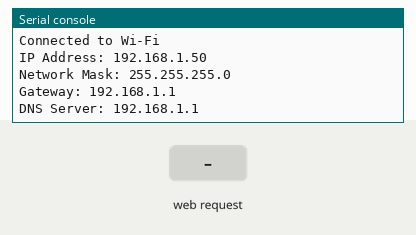
Simulated run of this program. Board: Raspberry Pi Pico running MicroPython. Parts: the last lines printed to the serial console. The test bench sets the inputs (shaded band). WiFi joins after 1.5 s.

Above: at 3.2 s.
3.3 s: HTTP request GET / received
At 4.3 s:
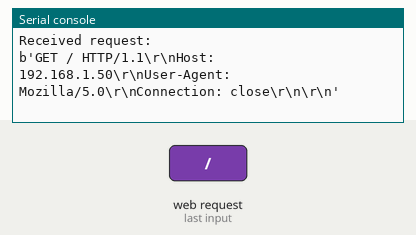
4.8 s: HTTP request GET /hello received
At 5.2 s:
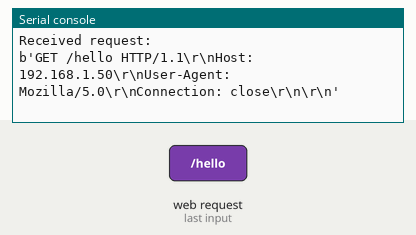
6.3 s: HTTP request GET /status received
At 7.6 s:
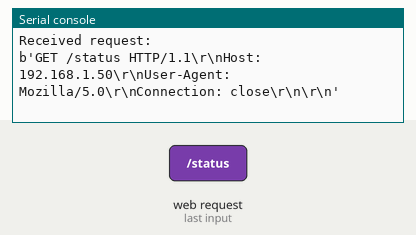

The program:

api_server.py
```python
import socket
import time

import network

# Wi-Fi Station
wlan = network.WLAN(network.STA_IF)
wlan.active(True)
wlan.connect('SSID', 'PASSWORD')
while not wlan.isconnected():
    time.sleep(1)
print('Connected to Wi-Fi')
print('IP Address:', wlan.ifconfig()[0])
print('Network Mask:', wlan.ifconfig()[1])
print('Gateway:', wlan.ifconfig()[2])
print('DNS Server:', wlan.ifconfig()[3])


# HTTP Server
def handle_request(client_socket):
    request = client_socket.recv(1024)
    print('Received request:')
    print(request)

    try:
        request_line = request.decode().split('\r\n')[0]
        method, path, _ = request_line.split()

        if path == '/':
            response_body = '{"response": "Root path"}'
        elif path == '/hello':
            response_body = '{"response": "Hello from MicroPython!"}'
        elif path == '/status':
            response_body = '{"status": "ok"}'
        else:
            response_body = 'Not Found'
            response = f'HTTP/1.1 404 Not Found\r\nContent-Type: text/plain\r\n\r\n{response_body}'
            client_socket.sendall(response.encode())
            client_socket.close()
            return

        content_type = 'application/json'
        response = (
            f'HTTP/1.1 200 OK\r\n'
            f'Content-Type: {content_type}\r\n'
            f'Content-Length: {len(response_body)}\r\n'
            f'\r\n'
            f'{response_body}'
        )
        client_socket.sendall(response.encode())
    except Exception as e:
        error_response = 'HTTP/1.1 500 Internal Server Error\r\nContent-Type: text/plain\r\n\r\nError'
        client_socket.sendall(error_response.encode())
        print('Error:', e)
    finally:
        client_socket.close()


# HTTP Socket (TCP)
http_socket = socket.socket(socket.AF_INET, socket.SOCK_STREAM)
http_socket.bind(('0.0.0.0', 80))
http_socket.listen(5)
http_socket.setblocking(False)

while True:
    try:
        client_socket, addr = http_socket.accept()
        print('Accepted connection from:', addr)
        handle_request(client_socket)
    except OSError:
        pass
    time.sleep(0.01)
```

Measured:
- after the input at 3.3 s, the serial console: prints a new line at once (image 1)
- after the input at 4.8 s, the serial console: prints a new line at once (image 2)
- after the input at 6.3 s, the serial console: prints a new line at once (image 3)
